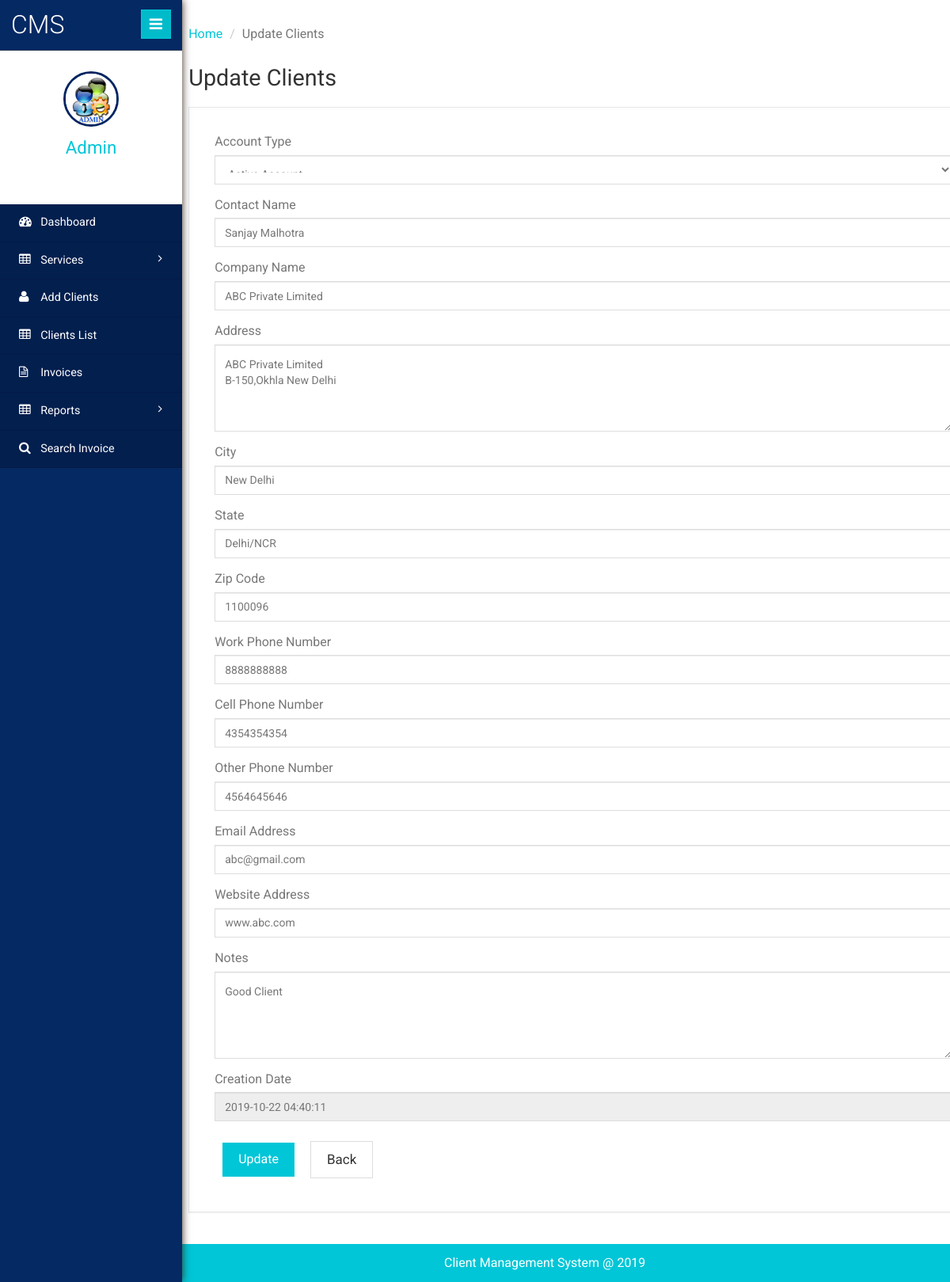
Page /clientms/admin/edit-client-details.php?editid=1 (signed in) on the committed database.
### tables this page shows
CREATE TABLE `tblclient` (
  `ID` int(10) NOT NULL,
  `AccountID` int(10) DEFAULT NULL,
  `AccountType` varchar(50) DEFAULT NULL,
  `ContactName` varchar(120) DEFAULT NULL,
  `CompanyName` varchar(120) DEFAULT NULL,
  `Address` varchar(200) DEFAULT NULL,
  `City` varchar(120) DEFAULT NULL,
  `State` varchar(120) DEFAULT NULL,
  `ZipCode` int(10) DEFAULT NULL,
  `Workphnumber` bigint(10) DEFAULT NULL,
  `Cellphnumber` bigint(10) DEFAULT NULL,
  `Otherphnumber` bigint(10) DEFAULT NULL,
  `Email` varchar(200) DEFAULT NULL,
  `WebsiteAddress` varchar(200) DEFAULT NULL,
  `Notes` mediumtext DEFAULT NULL,
  `Password` varchar(200) NOT NULL,
  `CreationDate` timestamp NULL DEFAULT current_timestamp()
);

### clientms/admin/edit-client-details.php (the view, shortened to what this page needs)
<?php
include('includes/dbconnection.php');
if (strlen($_SESSION['clientmsaid']==0)) {
  header('location:logout.php');
  } else{
  ?>
<!DOCTYPE HTML>
<html>
<head>
	<link href="css/bootstrap.min.css" rel='stylesheet' type='text/css' />
	<link href="css/style.css" rel='stylesheet' type='text/css' />
	<link href="css/font-awesome.css" rel="stylesheet">
	<link rel="stylesheet" href="css/icon-font.min.css" type='text/css' />
</head>
<body>
<div class="page-container">
<div class="left-content">
<div class="inner-content">
<div class="outter-wp">
<div class="sub-heard-part">
<ol class="breadcrumb m-b-0">
<li><a href="dashboard.php">Home</a></li>
<li class="active">Update Clients</li>
</ol>
</div>
<div class="forms-main">
<h2 class="inner-tittle">Update Clients </h2>
<div class="graph-form">
<div class="form-body">
<form method="post">
	<?php
$eid=$_GET['editid'];
$sql="SELECT * from tblclient where ID=:eid";
$query = $dbh -> prepare($sql);
$query->bindParam(':eid',$eid,PDO::PARAM_STR);
$query->execute();
$results=$query->fetchAll(PDO::FETCH_OBJ);
$cnt=1;
if($query->rowCount() > 0)
{
foreach($results as $row)
{               ?>
	<div class="form-group"> <label for="exampleInputEmail1">Account Type</label> <select type="text" name="accounttype" class="form-control" required='true'>
		<option value="<?php echo htmlentities($row->AccountType);?>"><?php echo htmlentities($row->AccountType);?></option>
	</select> </div>
	<div class="form-group"> <label for="exampleInputEmail1">Contact Name</label> <input type="text" name="cname" value="<?php  echo $row->ContactName;?>" class="form-control" required='true'> </div>
	<div class="form-group"> <label for="exampleInputEmail1">Company Name</label> <input type="text" name="comname" value="<?php  echo $row->CompanyName;?>" class="form-control" required='true'> </div>
	<div class="form-group"> <label for="exampleInputEmail1">Address</label> <textarea type="text" name="address"  class="form-control" required='true' rows="4" cols="3"><?php  echo $row->Address;?></textarea> </div>
	<div class="form-group"> <label for="exampleInputEmail1">City</label> <input type="text" name="city" value="<?php  echo $row->City;?>" class="form-control" required='true'> </div>
	<div class="form-group"> <label for="exampleInputEmail1">State</label> <input type="text" name="state" value="<?php  echo $row->State;?>" class="form-control" required='true'> </div>
	<div class="form-group"> <label for="exampleInputEmail1">Zip Code</label> <input type="text" name="zcode" value="<?php  echo $row->ZipCode;?>" class="form-control" required='true'> </div>
	<div class="form-group"> <label for="exampleInputEmail1">Work Phone Number</label><input type="text" name="wphnumber" value="<?php  echo $row->Workphnumber;?>" class="form-control" maxlength='10' required='true' pattern="[0-9]+"> </div>
	<div class="form-group"> <label for="exampleInputEmail1">Cell Phone Number</label><input type="text" name="cellphnumber" value="<?php  echo $row->Cellphnumber;?>" class="form-control" maxlength='10' pattern="[0-9]+"> </div>
	<div class="form-group"> <label for="exampleInputEmail1">Other Phone Number</label><input type="text" name="ophnumber" value="<?php  echo $row->Otherphnumber;?>" class="form-control" maxlength='10' pattern="[0-9]+"> </div>
	<div class="form-group"> <label for="exampleInputEmail1">Email Address</label> <input type="email" name="email" value="<?php  echo $row->Email;?>" class="form-control" required='true'> </div>
	<div class="form-group"> <label for="exampleInputPassword1">Website Address</label> <input type="text" name="websiteadd" value="<?php  echo $row->WebsiteAddress;?>" required='true' class="form-control"> </div>
	<div class="form-group"> <label for="exampleInputEmail1">Notes</label> <textarea type="text" name="notes" class="form-control" required='true' rows="4" cols="3"><?php  echo $row->Notes;?></textarea> </div>
	<div class="form-group"> <label for="exampleInputPassword1">Creation Date</label> <input type="text" name="" value="<?php  echo $row->CreationDate;?>" required='true' class="form-control" readonly='true'> </div>
	<?php $cnt=$cnt+1;}} ?>
	 <button type="submit" class="btn btn-default" name="submit" id="submit">Update</button><input type="button" class="btn btn-default" value="Back" onClick="history.back();return true;"> </form>
</div>
</div>
</div>
</div>
<?php include_once('includes/footer.php');?>
</div>
</div>
<?php include_once('includes/sidebar.php');?>
</div>
</body>
</html>
<?php }  ?>

### clientms/admin/includes/sidebar.php (shortened to what this page needs)
 <div class="sidebar-menu">
    <header class="logo">
        <a href="#" class="sidebar-icon"> <span class="fa fa-bars"></span> </a> <a href="dashboard.php"> <span id="logo"> <h1>CMS</h1></span>
        </a>
    </header>
    <div class="down">
        <?php
$aid=$_SESSION['clientmsaid'];
$sql="SELECT AdminName from  tbladmin where ID=:aid";
$query = $dbh -> prepare($sql);
$query->bindParam(':aid',$aid,PDO::PARAM_STR);
$query->execute();
$results=$query->fetchAll(PDO::FETCH_OBJ);
$cnt=1;
if($query->rowCount() > 0)
{
foreach($results as $row)
{               ?>
        <a href="dashboard.php"><img src="images/images.jpg" height="70" width="70"></a>
        <a href="dashboard.php"><span class=" name-caret"><?php  echo $row->AdminName;?></span></a>
        <?php $cnt=$cnt+1;}} ?>
        <ul>
            <li><a class="tooltips" href="admin-profile.php"><span>Profile</span><i class="lnr lnr-user"></i></a></li>
            <li><a class="tooltips" href="change-password.php"><span>Settings</span><i class="lnr lnr-cog"></i></a></li>
            <li><a class="tooltips" href="logout.php"><span>Log out</span><i class="lnr lnr-power-switch"></i></a></li>
        </ul>
    </div>
    <div class="menu">
        <ul id="menu" >
            <li><a href="dashboard.php"><i class="fa fa-tachometer"></i> <span>Dashboard</span></a></li>
            <li id="menu-academico" ><a href="#"><i class="fa fa-table"></i> <span> Services</span> <span class="fa fa-angle-right" style="float: right"></span></a>
            </li>
            <li><a href="add-client.php"><i class="fa fa-user"></i> <span>Add Clients</span></a></li>
            <li><a href="manage-client.php"><i class="fa fa-table"></i> <span>Clients List</span></a></li>
            <li><a href="invoices.php"><i class="fa fa-file-text-o"></i> <span>Invoices</span></a></li>
            <li id="menu-academico" ><a href="#"><i class="fa fa-table"></i> <span> Reports</span> <span class="fa fa-angle-right" style="float: right"></span></a>
            </li>
            <li><a href="search-invoices.php"><i class="fa fa-search"></i> <span>Search Invoice</span></a></li>
        </ul>
    </div>
</div>

### rows in the picture
tblclient: accounttype "Active Account", cname "Sanjay Malhotra", comname "ABC Private Limited", address "ABC Private Limited B-150,Okhla New Delhi", city "New Delhi", state "Delhi/NCR", zcode "1100096", wphnumber "8888888888", cellphnumber "4354354354", ophnumber "4564645646", email "abc@gmail.com", websiteadd "www.abc.com", notes "Good Client", CreationDate "2019-10-22 04:40:11"

### other values in the picture
$row->AdminName "Admin"
